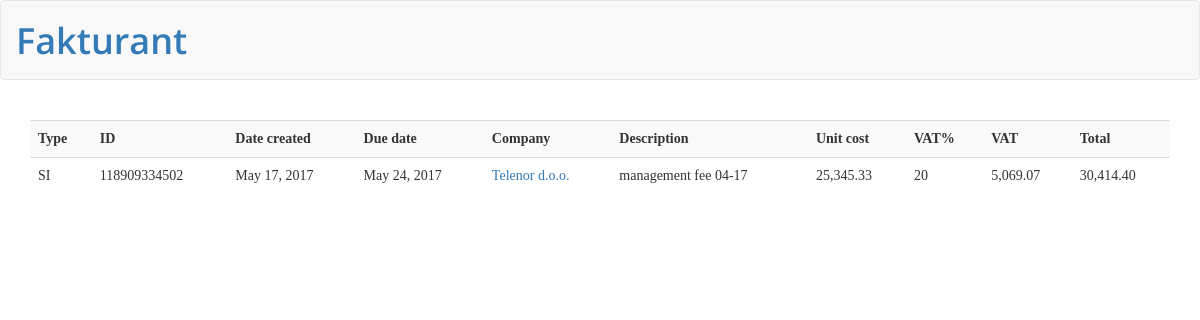
Page /fakturant/invoice/118909334502 on the committed database.
### fakturant/models.py (models this page shows, shortened)
class Invoice(models.Model):
    company = models.ForeignKey(Company, on_delete=models.CASCADE)
    invoice_type = models.CharField('type', max_length=2)
    invoice_id = models.CharField('invoice id', max_length=32)
    date_created = models.DateTimeField('date created')
    due_date = models.DateTimeField('due date')
    description = models.CharField('description', max_length=50)
    unit_cost = models.DecimalField('unit cost', max_digits=20, decimal_places=2)
    vat_percent = models.IntegerField('VAT%')
    vat = models.DecimalField("VAT", max_digits=20, decimal_places=2)
    total = models.DecimalField('total', max_digits=20, decimal_places=2)

class Company(models.Model):
    company_name = models.CharField('company name', max_length=50)
    company_short_name = models.CharField('short name', max_length=10)
    VAT_number = models.CharField('vat number', max_length=9)
    address = models.CharField('address', max_length=50)
    account = models.CharField('current account', max_length=20)
    def __str__(self):
        return self.company_name

### fakturant/views.py (the view)
# urls.py: url(r'^invoice/(?P<invoice_id>[0-9]+)$', views.show_invoice, name='show_invoice')
def show_invoice(request, invoice_id):
    single_invoice = get_object_or_404(Invoice, invoice_id = invoice_id)
    context = {'single_invoice' : single_invoice}
    return render(request, 'fakturant/invoice.html', context)

### fakturant/templates/fakturant/invoice.html
{% extends "fakturant/layout.html" %}
{% load humanize %}
{% block content %}
<div class="container">
  <div class="row">
    <div class="col-md-12">
    {% if single_invoice %}
      <table class="table table-striped table-all">
        <tr>
            <th>Type</th>
            <th>ID</th>
            <th>Date created</th>
            <th>Due date</th>
            <th>Company</th>
            <th>Description</th>
            <th>Unit cost</th>
            <th>VAT%</th>
            <th>VAT</th>
            <th>Total</th>
          </tr>
         <tr>
            <td>{{ single_invoice.invoice_type }}</td>
            <td>{{ single_invoice.invoice_id }}</td>
            <td>{{ single_invoice.date_created|date:"M d, Y" }}</td>
            <td>{{ single_invoice.due_date|date:"M d, Y" }}</td>
            <td><a href="{% url 'fakturant:show_company' single_invoice.company.company_short_name %}">
          {{ single_invoice.company }}</a></td>
            <td>{{ single_invoice.description }}</td>
            <td>{{ single_invoice.unit_cost|intcomma }}</td>
            <td>{{ single_invoice.vat_percent }}</td>
            <td>{{ single_invoice.vat|intcomma }}</td>
            <td>{{ single_invoice.total|intcomma }}</td>
          </tr>
      </table>
    {% else %}
      <p>The required object doesn't exist in a database</p>
    {% endif %}
    </div>
  </div>
</div>
{% endblock %}

### fakturant/static/fakturant/css/style.css (style rules this page uses)
body { font-family: serif; }
table { overflow: auto; }

### rows in the picture
Invoice: invoice_type "SI", invoice_id "118909334502", date_created "May 17, 2017", due_date "May 24, 2017", company "Telenor d.o.o.", description "management fee 04-17", unit_cost "25,345.33", vat_percent "20", vat "5,069.07", total "30,414.40"
